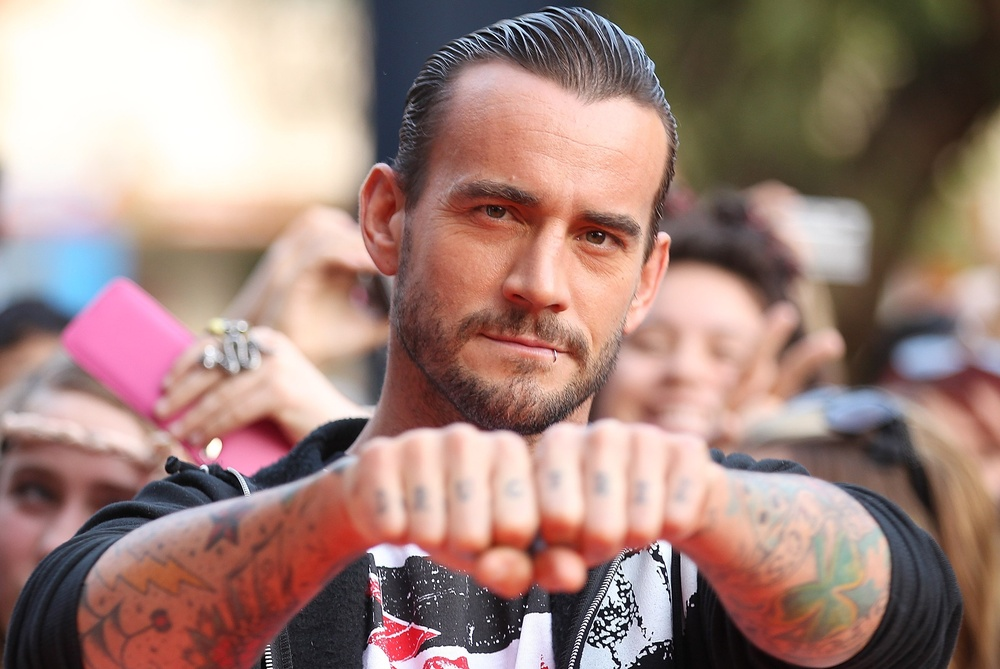
#> input picture cm.jpg, 1000 x 669 px, shrunk from 2625 x 1755 before the run, found by its file name
$ jupyter execute 'Image Filtering with Computer Vision.ipynb'   (shell and % lines are left out)
#> lines starting #> are read from the running program, lines starting #| are printed output that depends on the picture
Image filtering is used to enhance the edges in images and reduce the noisiness of an image. This technology is used in almost all smartphones. Although improving an image using the image filtering techniques can help in the process of object detection, face recognition and all tasks involved in computer vision. In this project, I will take you through some Image Filtering methods with Machine Learning using Python.

### Image Filtering using Mean Filter
The mean filter is used to give a blur effect to an image to remove the existing noisiness. It determines the mean of the pixels within the n×n method. Then it replaces the intensity of pixels by the mean. This reduces some of the noisiness present in the image and also improves the edges of an image.

Let’s go through Image Filtering using the mean filter method; I will start by importing all the libraries and a picture of a WWE Superstar CM Punk, to explore image filtering techniques in Machine Learning.

[cell 1]
import numpy as np
import cv2
from matplotlib import pyplot as plt
from PIL import Image, ImageFilter
image = cv2.imread(r'C:\Users\SHREE\Downloads\Python CODES\Image Filtering with Computer Vision\cm.jpg') # reads the image
#> image is the input picture: shape (669, 1000, 3); mean B, G, R 124, 131.9, 161.2
image = cv2.cvtColor(image, cv2.COLOR_BGR2HSV) # convert to HSV
#> image: shape (669, 1000, 3); mean H, S, V 44.6, 75.9, 164.3
figure_size = 9 # the dimension of the x and y axis of the kernal.
new_image = cv2.blur(image,(figure_size, figure_size))
#> new_image: shape (669, 1000, 3); mean H, S, V 44.6, 75.9, 164.3
plt.figure(figsize=(11,6))
plt.subplot(121), plt.imshow(cv2.cvtColor(image, cv2.COLOR_HSV2RGB)),plt.title('Original')
plt.xticks([]), plt.yticks([])
plt.subplot(122), plt.imshow(cv2.cvtColor(new_image, cv2.COLOR_HSV2RGB)),plt.title('Mean filter')
plt.xticks([]), plt.yticks([])
plt.show()
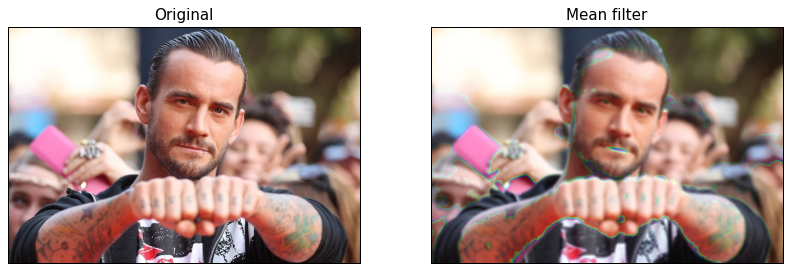
#> figure drawn by matplotlib, 2 panels

The above figure shows that some of the noisiness has been reduced, but there are some marks now which were not present in the image before. Let’s see if those marks still appear if we filter the image into grayscale:

[cell 2]
# The image will first be converted to grayscale
image2 = cv2.cvtColor(image, cv2.COLOR_HSV2BGR)
image2 = cv2.cvtColor(image2, cv2.COLOR_BGR2GRAY)
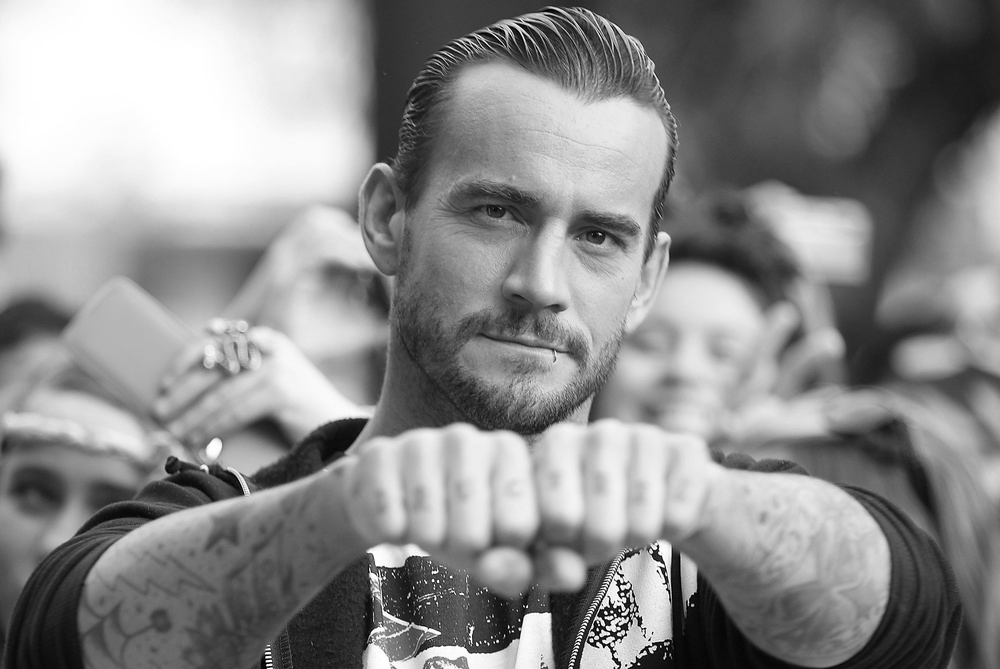
#> image2: shape (669, 1000); min 0, max 255, mean 139.4
figure_size = 9
new_image = cv2.blur(image2,(figure_size, figure_size))
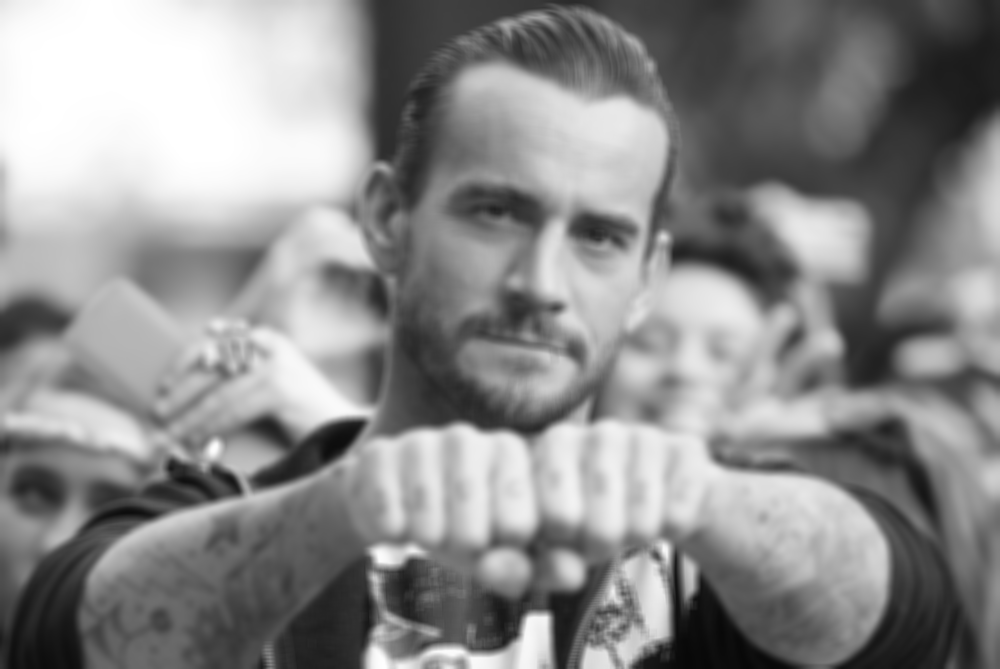
#> new_image: shape (669, 1000); min 7, max 255, mean 139.4
plt.figure(figsize=(11,6))
plt.subplot(121), plt.imshow(image2, cmap='gray'),plt.title('Original')
plt.xticks([]), plt.yticks([])
plt.subplot(122), plt.imshow(new_image, cmap='gray'),plt.title('Mean filter')
plt.xticks([]), plt.yticks([])
plt.show()
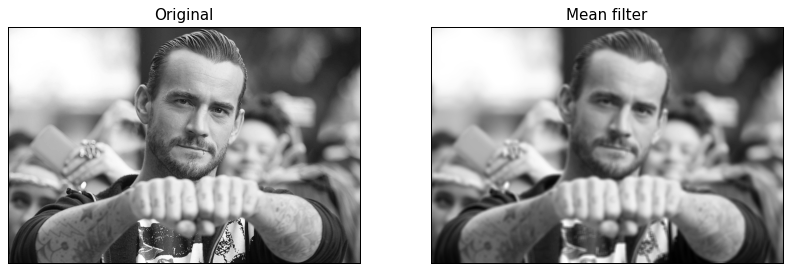
#> figure drawn by matplotlib, 2 panels

So as you can see after filtering it into grayscale the marks do not appear anymore, however, we have lost some smoothness of the image. I will fix it soon by using another filter.

### Image Filtering using Gaussian Filter
The Gaussian filter is very similar to the mean filter, but it involves a weighted mean of the pixels with a parameter as sigma. Let’s go through this method of Image Filtering:

[cell 3]
new_image = cv2.GaussianBlur(image, (figure_size, figure_size),0)
#> new_image: shape (669, 1000, 3); mean H, S, V 44.6, 75.9, 164.3
plt.figure(figsize=(11,6))
plt.subplot(121), plt.imshow(cv2.cvtColor(image, cv2.COLOR_HSV2RGB)),plt.title('Original')
plt.xticks([]), plt.yticks([])
plt.subplot(122), plt.imshow(cv2.cvtColor(new_image, cv2.COLOR_HSV2RGB)),plt.title('Gaussian Filter')
plt.xticks([]), plt.yticks([])
plt.show()

The above figure is representing a good job comparing to the mean filter, although it also leaves some marks we saw in the mean filter. Now let’s have a look whether the Gaussian Filter removes the marks when converted into a grayscale:

[cell 4]
new_image_gauss = cv2.GaussianBlur(image2, (figure_size, figure_size),0)
plt.figure(figsize=(11,6))
plt.subplot(121), plt.imshow(image2, cmap='gray'),plt.title('Original')
plt.xticks([]), plt.yticks([])
plt.subplot(122), plt.imshow(new_image_gauss, cmap='gray'),plt.title('Gaussian Filter')
plt.xticks([]), plt.yticks([])
plt.show()

As you can see, the marks are removed in the grayscale effect. Now let’s move to the next method of Image Filtering.

### Image Filtering using Median Filter
The median filter computes the median of the intensity of pixels. It then replaces the norm with the pixel intensity of mean pixels. Now let’s go through this technique:

[cell 5]
new_image = cv2.medianBlur(image, figure_size)
#> new_image: shape (669, 1000, 3); mean H, S, V 44.1, 75.5, 164.2
plt.figure(figsize=(11,6))
plt.subplot(121), plt.imshow(cv2.cvtColor(image, cv2.COLOR_HSV2RGB)),plt.title('Original')
plt.xticks([]), plt.yticks([])
plt.subplot(122), plt.imshow(cv2.cvtColor(new_image, cv2.COLOR_HSV2RGB)),plt.title('Median Filter')
plt.xticks([]), plt.yticks([])
plt.show()
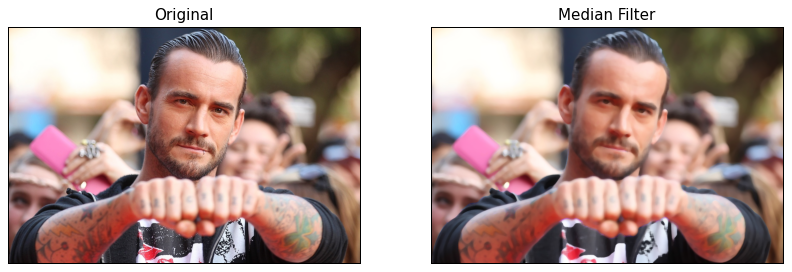
#> figure drawn by matplotlib, 2 panels

The median effect leaves a better output by removing the noisiness of the image. It also did not leave any marks in the image that we saw in the above methods. Now let’s convert it into a grayscale image:

[cell 6]
new_image = cv2.medianBlur(image2, figure_size)
#> new_image: shape (669, 1000)
plt.figure(figsize=(11,6))
plt.subplot(121), plt.imshow(image2, cmap='gray'),plt.title('Original')
plt.xticks([]), plt.yticks([])
plt.subplot(122), plt.imshow(new_image, cmap='gray'),plt.title('Median Filter')
plt.xticks([]), plt.yticks([])
plt.show()

$ run again, with Man.png saved as cm.jpg
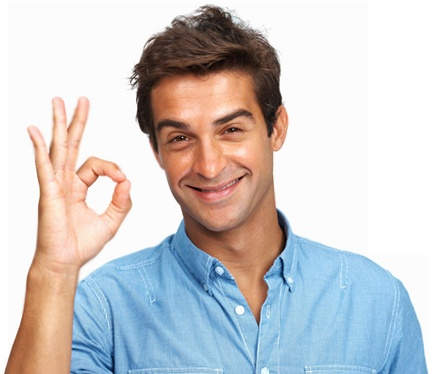
#> input picture Man.png, 434 x 374 px, found by its file name
#> image is the input picture: shape (374, 434, 3); mean B, G, R 203.1, 201.8, 203.5
#> image: shape (374, 434, 3); mean H, S, V 33.4, 54.2, 223.8
#> `plt.show()`:
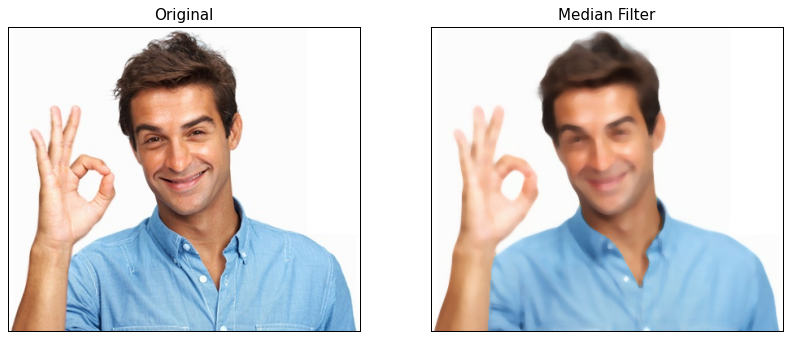
#> figure drawn by matplotlib, 2 panels
#> `new_image = cv2.medianBlur(image2, figure_size)`:
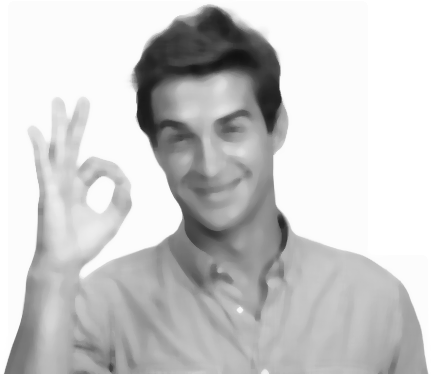
#> new_image: shape (374, 434); min 17, max 255, mean 203.2
